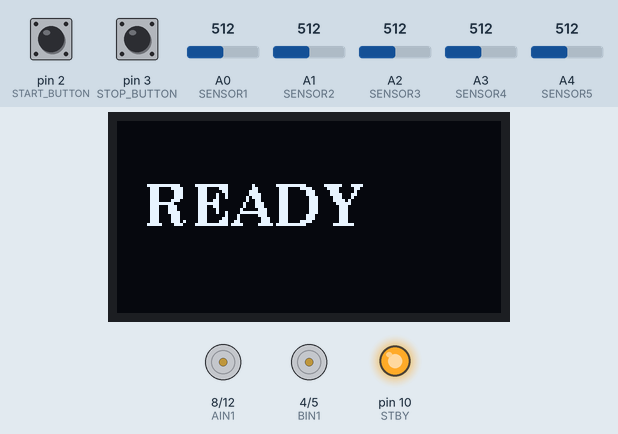
This sketch was run on a simulated Arduino Uno, built with avr-gcc and run on an emulated ATmega328P. Parts: 128×64 one-colour display, motor-driver pin pairs drawn as motors (green arrow = first pin HIGH = forward, orange = second pin HIGH = backward, longer = more drive, scaled by the enable pin, stopped while the standby pin is LOW), output pins drawn as LEDs (lit = HIGH). Inputs (shaded band) come from the test bench; at power-on: pin 2 (START_BUTTON) LOW, pin 3 (STOP_BUTTON) LOW, A0 (SENSOR1) = 512, A1 (SENSOR2) = 512, A2 (SENSOR3) = 512, A3 (SENSOR4) = 512, A4 (SENSOR5) = 512. What the sketch prints to the serial monitor is not drawn.

Above: at 1.2 s.
1.3 s: pin 2 (START_BUTTON) pulled HIGH for 0.15 s
At 2.6 s:
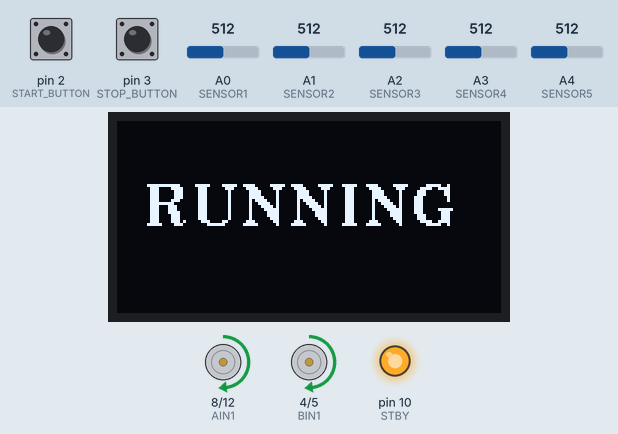
2.9 s: pin 3 (STOP_BUTTON) pulled HIGH for 0.15 s
At 4.0 s:
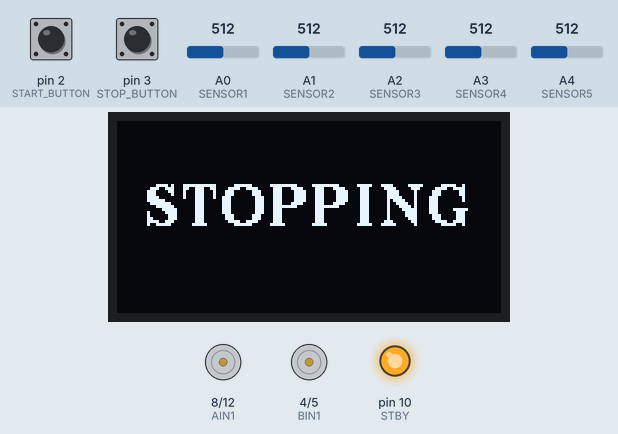
6.0 s: A0 (SENSOR1) set to 111
7.5 s: A0 (SENSOR1) set to 92
9.0 s: pin 2 (START_BUTTON) pulled HIGH for 1 s
At 9.15 s:
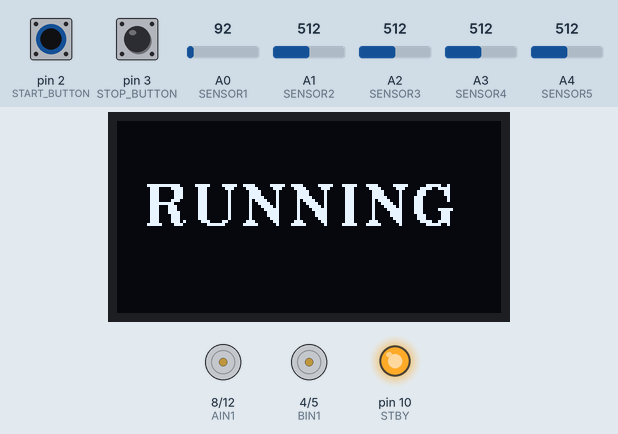
11.5 s: A1 (SENSOR2) set to 311
13.0 s: A1 (SENSOR2) set to 282
At 13.9 s:
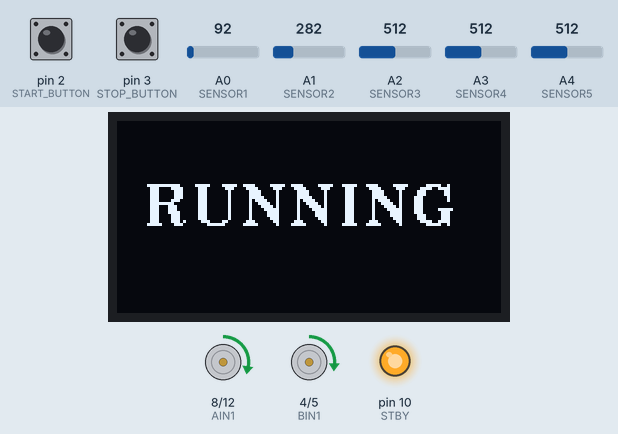
Timing chart, 0 to 15.5 s (numbered marks = the images above; inputs shaded):
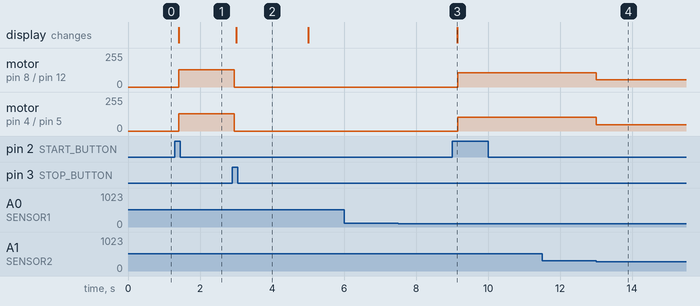

The sketch:

test12.ino
```cpp
// Line Follower Robot with Physical Button Control
// Arduino R4 Minima with TCRT5000 sensors and TB6612FNG motor driver

#include <U8g2lib.h>

// TCRT5000 Sensor Pins (analog)
#define SENSOR1 A0
#define SENSOR2 A1
#define SENSOR3 A2
#define SENSOR4 A3
#define SENSOR5 A4

// TB6612FNG Motor Driver Pins
#define PWMA 11   // PWM pin for Motor A
#define AIN2 12
#define AIN1 8
#define STBY 10
#define BIN1 4
#define BIN2 5
#define PWMB 6    // PWM pin for Motor B

// Button Pins
#define START_BUTTON 2
#define STOP_BUTTON 3

// Software I2C pins for OLED
#define OLED_SDA 9
#define OLED_SCL 13

// OLED Display settings
#define SCREEN_WIDTH 128
#define SCREEN_HEIGHT 64

// Motor speed settings
#define BASE_SPEED 50
#define MAX_SPEED 130
#define TURN_SPEED 100

// PID Constants - Tune these values for your robot
#define KP 4 // Proportional gain
#define KI 0.0   // Integral gain
#define KD 8

// Button debounce settings
#define DEBOUNCE_DELAY 50

// Display state management
#define STOPPING_DISPLAY_TIME 2000  // 2 seconds

// Global variables

bool robotRunning = false;
int sensorValues[5] = {0, 0, 0, 0, 0};
int threshold = 300; // Adjust based on your sensor calibration (0-1023 range for Arduino)
int lastDirection = 0; // -1 for left, 1 for right, 0 for center

// PID variables
float lastError = 0;
float integral = 0;
float error = 0;

// Button variables
bool lastStartButtonState = LOW;
bool lastStopButtonState = LOW;
unsigned long lastStartDebounceTime = 0;
unsigned long lastStopDebounceTime = 0;

// Display variables
U8G2_SSD1306_128X64_NONAME_F_SW_I2C display(U8G2_R0, OLED_SCL, OLED_SDA, U8X8_PIN_NONE);
bool isStoppingState = false;
unsigned long stoppingStartTime = 0;

// Serial print variables
unsigned long lastPrintTime = 0;
#define PRINT_INTERVAL 500  // Print every 500ms (half second)

void setup() {
  // Initialize Serial communication
  Serial.begin(9600);

  // Initialize OLED display
  display.begin();
  display.setFont(u8g2_font_ncenB14_tr);
  updateDisplay("READY");

  // Initialize sensor pins
  pinMode(SENSOR1, INPUT);
  pinMode(SENSOR2, INPUT);
  pinMode(SENSOR3, INPUT);
  pinMode(SENSOR4, INPUT);
  pinMode(SENSOR5, INPUT);

  // Initialize button pins for external pull-down resistors
  pinMode(START_BUTTON, INPUT);
  pinMode(STOP_BUTTON, INPUT);

  // Initialize motor driver pins
  pinMode(AIN1, OUTPUT);
  pinMode(AIN2, OUTPUT);
  pinMode(BIN1, OUTPUT);
  pinMode(BIN2, OUTPUT);
  pinMode(STBY, OUTPUT);
  pinMode(PWMA, OUTPUT);
  pinMode(PWMB, OUTPUT);

  // Enable motor driver
  digitalWrite(STBY, HIGH);

  // Stop motors initially
  stopMotors();
}

void loop() {
  // Handle stopping state timer
  if (isStoppingState) {
    if (millis() - stoppingStartTime >= STOPPING_DISPLAY_TIME) {
      isStoppingState = false;
      updateDisplay("READY");
    }
  }

  // Read and handle button presses
  handleButtons();

  // Read sensor values
  readSensors();

  // Print sensor values every half second
  printSensorValues();

  // Run line following algorithm if robot is started
  if (robotRunning) {
    followLine();
  }

  delay(5);
}

void updateDisplay(const char* message) {
  display.clearBuffer();
  display.drawStr(10, 35, message);
  display.sendBuffer();
}

void handleButtons() {
  // Read current button states (HIGH when pressed with pull-down)
  bool startButtonReading = digitalRead(START_BUTTON);
  bool stopButtonReading = digitalRead(STOP_BUTTON);

  // Handle Start Button with debouncing
  if (startButtonReading != lastStartButtonState) {
    lastStartDebounceTime = millis();
  }

  if ((millis() - lastStartDebounceTime) > DEBOUNCE_DELAY) {
    if (startButtonReading == HIGH && !robotRunning && !isStoppingState) {
      robotRunning = true;
      updateDisplay("RUNNING");
    }
  }

  lastStartButtonState = startButtonReading;

  // Handle Stop Button with debouncing
  if (stopButtonReading != lastStopButtonState) {
    lastStopDebounceTime = millis();
  }

  if ((millis() - lastStopDebounceTime) > DEBOUNCE_DELAY) {
    if (stopButtonReading == HIGH && robotRunning) {
      robotRunning = false;
      stopMotors();
      isStoppingState = true;
      stoppingStartTime = millis();
      updateDisplay("STOPPING");
    }
  }

  lastStopButtonState = stopButtonReading;
}

void readSensors() {
  sensorValues[0] = analogRead(SENSOR1);
  sensorValues[1] = analogRead(SENSOR2);
  sensorValues[2] = analogRead(SENSOR3);
  sensorValues[3] = analogRead(SENSOR4);
  sensorValues[4] = analogRead(SENSOR5);
}

float calculateError() {
  // Convert analog values to digital (1 = black line detected, 0 = white)
  bool s[5];
  for (int i = 0; i < 5; i++) {
    s[i] = sensorValues[i] > threshold;
  }

  // Calculate weighted position (-2 to +2, with 0 being center)
  // Sensor positions: -2, -1, 0, 1, 2
  int weights[5] = {-2, -1, 0, 1, 2};
  int weightedSum = 0;
  int sum = 0;

  for (int i = 0; i < 5; i++) {
    if (s[i]) {
      weightedSum += weights[i];
      sum++;
    }
  }

  // If no line detected, return large error in last direction
  if (sum == 0) {
    return lastDirection * 4.0;
  }

  // Calculate position error
  float position = (float)weightedSum / (float)sum;

  // Update last direction based on error
  if (position < -0.5) {
    lastDirection = -1;
  } else if (position > 0.5) {
    lastDirection = 1;
  } else {
    lastDirection = 0;
  }

  return position;
}

float calculatePID(float error) {
  // Proportional term
  float P = error;

  // Integral term (with anti-windup)
  integral += error;
  // Limit integral to prevent windup
  if (integral > 100) integral = 100;
  if (integral < -100) integral = -100;

  // Derivative term
  float derivative = error - lastError;

  // Calculate PID output
  float output = (KP * P) + (KI * integral) + (KD * derivative);

  // Save error for next iteration
  lastError = error;

  return output;
}

void printSensorValues() {
  if (millis() - lastPrintTime >= PRINT_INTERVAL) {
    Serial.print("Sensor1 = ");
    Serial.print(sensorValues[0]);
    Serial.print(" | Sensor2 = ");
    Serial.print(sensorValues[1]);
    Serial.print(" | Sensor3 = ");
    Serial.print(sensorValues[2]);
    Serial.print(" | Sensor4 = ");
    Serial.print(sensorValues[3]);
    Serial.print(" | Sensor5 = ");
    Serial.print(sensorValues[4]);
    Serial.print(" | Error = ");
    Serial.println(error);

    lastPrintTime = millis();
  }
}

void followLine() {
  // Calculate error from sensor readings
  error = calculateError();

  // Calculate PID correction
  float correction = calculatePID(error);

  // Dynamic speed adjustment based on error magnitude
  // Lower error (straighter line) = higher speed
  // Higher error (sharper turn) = lower speed
  float absError = abs(error);
  int dynamicBaseSpeed;

  if (absError < 0.5) {
    // Nearly straight - use maximum speed
    dynamicBaseSpeed = MAX_SPEED;
  } else if (absError < 1.0) {
    // Slight curve - use high speed
    dynamicBaseSpeed = map(absError * 100, 50, 100, MAX_SPEED * 0.8, MAX_SPEED);
  } else if (absError < 2.0) {
    // Moderate curve - use medium speed
    dynamicBaseSpeed = map(absError * 100, 100, 200, BASE_SPEED, MAX_SPEED * 0.8);
  } else {
    // Sharp turn or lost line - use base speed
    dynamicBaseSpeed = BASE_SPEED;
  }

  // Calculate motor speeds with dynamic base speed
  int leftSpeed = dynamicBaseSpeed + correction;
  int rightSpeed = dynamicBaseSpeed - correction;

  // Constrain speeds to valid range
  leftSpeed = constrain(leftSpeed, -MAX_SPEED, MAX_SPEED);
  rightSpeed = constrain(rightSpeed, -MAX_SPEED, MAX_SPEED);

  // Apply speeds to motors
  if (leftSpeed >= 0) {
    digitalWrite(AIN1, HIGH);
    digitalWrite(AIN2, LOW);
    analogWrite(PWMA, leftSpeed);
  } else {
    digitalWrite(AIN1, LOW);
    digitalWrite(AIN2, HIGH);
    analogWrite(PWMA, -leftSpeed);
  }

  if (rightSpeed >= 0) {
    digitalWrite(BIN1, HIGH);
    digitalWrite(BIN2, LOW);
    analogWrite(PWMB, rightSpeed);
  } else {
    digitalWrite(BIN1, LOW);
    digitalWrite(BIN2, HIGH);
    analogWrite(PWMB, -rightSpeed);
  }
}

void stopMotors() {
  digitalWrite(AIN1, LOW);
  digitalWrite(AIN2, LOW);
  digitalWrite(BIN1, LOW);
  digitalWrite(BIN2, LOW);
  analogWrite(PWMA, 0);
  analogWrite(PWMB, 0);
}
```

Measured:
- the behaviour switches between 301 and 300 on A1 (SENSOR2) (found by bisection; images 3 and 4)
- after the input at 1.3 s, motor on pin 8 (AIN1) / pin 12 (AIN2), motor on pin 4 (BIN1) / pin 5 (BIN2): stopped → forward 130/255 after 0.11 s; the display: changes after 0.11 s (image 1)
- after the input at 2.9 s, motor on pin 8 (AIN1) / pin 12 (AIN2), motor on pin 4 (BIN1) / pin 5 (BIN2): forward 130/255 → stopped after 0.06 s; the display: changes after 0.11 s (image 2)
- after the input at 6.0 s, every drawn part: stays the same
- after the input at 7.5 s, every drawn part: stays the same
- after the input at 9.0 s, motor on pin 8 (AIN1) / pin 12 (AIN2): stopped → forward 106/255 after 0.15 s; motor on pin 4 (BIN1) / pin 5 (BIN2): stopped → forward 102/255 after 0.15 s; the display: changes after 0.15 s (image 3)
- after the input at 11.5 s, every drawn part: stays the same
- after the input at 13.0 s, motor on pin 8 (AIN1) / pin 12 (AIN2): forward 106/255 → forward 54/255 at once; motor on pin 4 (BIN1) / pin 5 (BIN2): forward 102/255 → forward 46/255 at once
